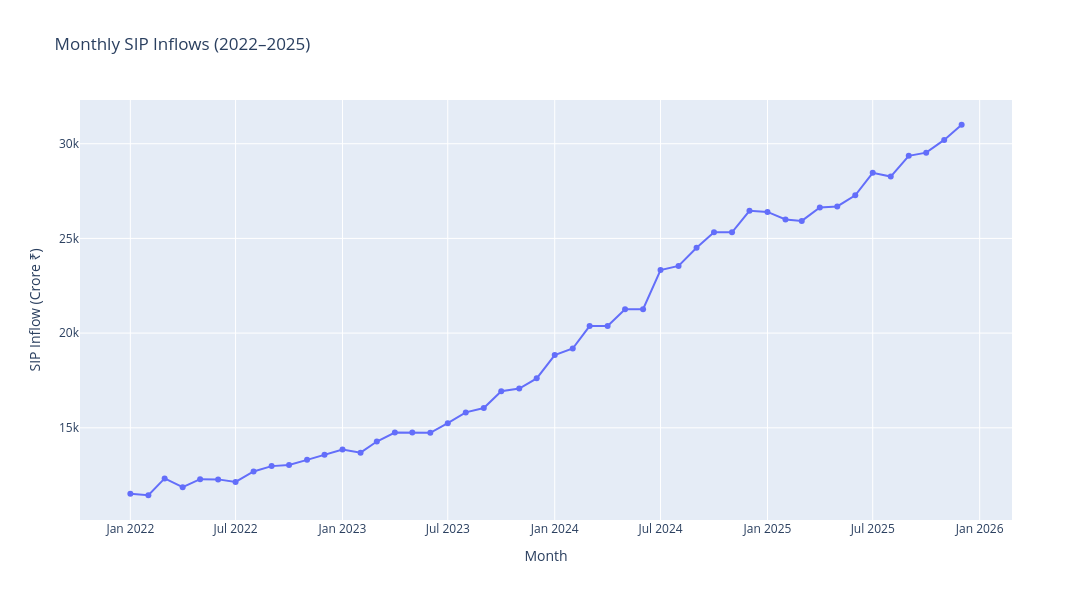

Notebook code cell kept with this figure:
### Code cell
fig = px.line(
    sip,
    x="month",
    y="sip_inflow_crore",
    markers=True,
    title="Monthly SIP Inflow Trend (2022–2025)"
)

# Highlight highest SIP

max_row = sip.loc[sip["sip_inflow_crore"].idxmax()]

fig.add_annotation(
    x=max_row["month"],
    y=max_row["sip_inflow_crore"],
    text="₹31,002 Cr (Dec 2025)",
    showarrow=True,
    arrowhead=2,
    bgcolor="yellow"
)

fig.update_layout(
    height=600,
    width=1200
)

fig.show()

### Figure 1 — Plotly figure (JSON) as saved in the notebook; plotly's stock layout.template omitted (floating-point values rounded to 4 significant figures)
{"data": [{"hovertemplate": "month=%{x}<br>sip_inflow_crore=%{y}<extra></extra>", "legendgroup": "", "line": {"color": "#636efa", "dash": "solid"}, "marker": {"symbol": "circle"}, "mode": "lines+markers", "name": "", "orientation": "v", "showlegend": false, "type": "scatter", "x": ["2022-01-01", "2022-02-01", "2022-03-01", "2022-04-01", "2022-05-01", "2022-06-01", "2022-07-01", "2022-08-01", "2022-09-01", "2022-10-01", "2022-11-01", "2022-12-01", "2023-01-01", "2023-02-01", "2023-03-01", "2023-04-01", "2023-05-01", "2023-06-01", "2023-07-01", "2023-08-01", "2023-09-01", "2023-10-01", "2023-11-01", "2023-12-01", "2024-01-01", "2024-02-01", "2024-03-01", "2024-04-01", "2024-05-01", "2024-06-01", "2024-07-01", "2024-08-01", "2024-09-01", "2024-10-01", "2024-11-01", "2024-12-01", "2025-01-01", "2025-02-01", "2025-03-01", "2025-04-01", "2025-05-01", "2025-06-01", "2025-07-01", "2025-08-01", "2025-09-01", "2025-10-01", "2025-11-01", "2025-12-01"], "xaxis": "x", "y": [11517, 11438, 12328, 11863, 12286, 12276, 12140, 12694, 12976, 13040, 13306, 13573, 13856, 13687, 14276, 14749, 14749, 14734, 15245, 15814, 16042, 16928, 17073, 17610, 18838, 19187, 20371, 20371, 21262, 21262, 23332, 23547, 24509, 25323, 25320, 26459, 26400, 25999, 25926, 26632, 26688, 27274, 28464, 28265, 29361, 29529, 30200, 31002], "yaxis": "y"}], "layout": {"height": 600, "legend": {"tracegroupgap": 0}, "title": {"text": "Monthly SIP Inflows (2022–2025)"}, "width": 1100, "xaxis": {"anchor": "y", "domain": [0, 1], "title": {"text": "Month"}}, "yaxis": {"anchor": "x", "domain": [0, 1], "title": {"text": "SIP Inflow (Crore ₹)"}}}}
